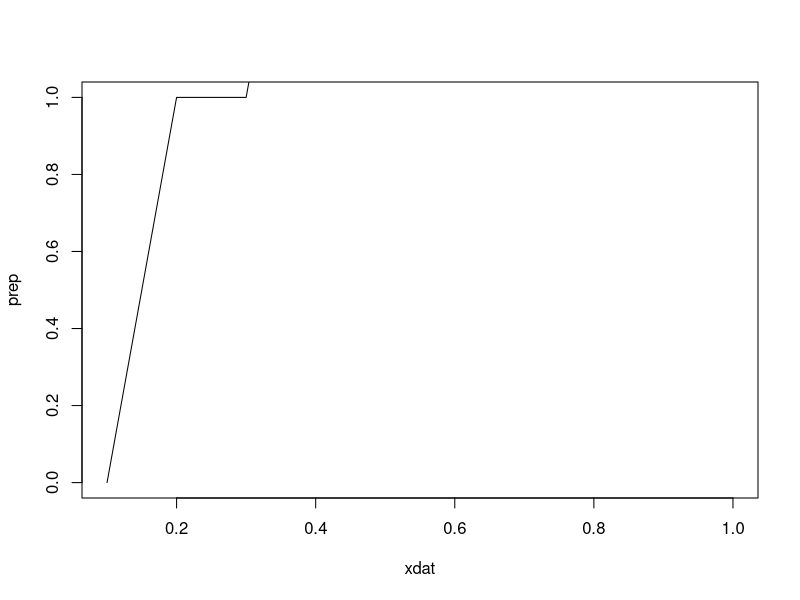

Write R code to recreate this figure. (Note: this script raises an error after producing the figure.)
N<-c(10,10,10,9,11,10,10,10,10,10) # 条件当たりの試行数
prep<-c(0,1,1,2,3,7,8,9,9,10)
xdat<-c(1,2,3,4,5,6,7,8,9,10)/10
pratio<-prep/N
plot(xdat,prep,type='l', xlim=c(min(xdat),max(xdat)),ylim=c(0,1))
# 何に回帰するか。probitは累積正規分布、logitはロジスティック回帰、binomialの場合はlogitを使っていそう
#fit<-glm(cbind(prep,N-prep)~xdat, data=data.frame(xdat,prep), family='binomial')
fit<-glm(cbind(prep,N-prep)~xdat, data=data.frame(xdat,prep), family=binomial('probit'))
fit<-glm(cbind(prep,N-prep)~xdat, data=data.frame(xdat,prep), family=binomial('logit'))
ypred2<-predict(fit, newdata=data.frame(x=c(0.1,0.2,0.3,0.4,xi,0.6,0.7,0.8,0.9,1.0)), type='response')
ypred<-predict(fit, newdata=data.frame(x=xdat), type='response')
plot(xdat, ypred, type='l', xlim=c(min(xdat),max(xdat)),ylim=c(0,1))
ylim=c(0,1)
par(new=T)
plot(xdat, prep/N, axes=F, ann=F, xlim=c(min(xdat),max(xdat)),ylim=c(0,1))
ylim=c(0,1)
yi<-0.5

# logisticでのx推定
xi<-(-log(1/yi-1)-fit$coefficients[1])/fit$coefficients[2]
# probitでのx推定

#par(new=T)
#plot(xi,yi,pch=3,col='red',axes=F, ann=F)
par(new=T)
plot(xi,yi,pch=3,col='red',axes=F, ann=F, xlim=c(min(xdat),max(xdat)),ylim=c(0,1))
text(xi,yi,paste('x=',xi))
ylim=c(0,1)